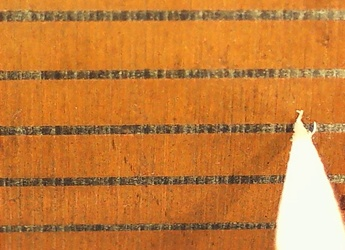
#> input picture code/test2.jpg, 345 x 250 px
$ python algorithm.py
#> lines starting #> are read from the running program, lines starting #| are printed output that depends on the picture; after the words box and inside, x2 and y2 are one past the last pixel; in counts of white or black regions, pixels touching at a corner belong together
import cv2
import numpy as np
import matplotlib.pyplot as plt
import time

# 将缺少上边缘或者下边缘的线剔除掉，
# 选择上下线策略优化，判断前后线有无
# 去除对比度增强，执行效率提升，0.01s一帧 原0.28s一帧
# 改写取样函数

src = cv2.imread("test2.jpg")
#> src is the input picture: shape (250, 345, 3); mean B, G, R 58.6, 126.3, 199.8
cv2.imshow("src1", src)
rows, cols, channels = src.shape
#> rows = 250; cols = 345; channels = 3
redsrc = src.copy()
redsrc = src[:, :, 2]
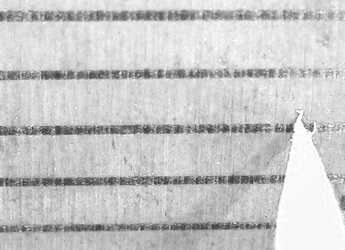
#> redsrc: shape (250, 345); min 41, max 255, mean 199.8
cv2.imshow("redsrc", redsrc)
img = redsrc.copy()
dst = redsrc.copy()
srcLine = src.copy()


a = 1.3
b = 0


dst = img.copy()

time_start=time.time()

listPixavr = []
listPix20 = []
listPix30 = []
listPix40 = []
listPix50 = []
listPix60 = []


# print(listPix)
# for i in range(len(listPix20)):
#     listPixavr.append(int((int(listPix20[i])+int(listPix30[i])+int(listPix40[i])+int(listPix50[i])+int(listPix60[i]))/5))

# 重构建取样函数

def getAvrPix():
    sampelLine = []
    x = 50
    color = 0
    for i in range(12):
        x = x + 15
        sampelLine.append(x)
        # print(sampelLine)

    for i in range(0, rows):
        for j in range(len(sampelLine)):
            color = color + int(dst[i, j])
        color = int(color/12)
        listPixavr.append(color)
#> after the loop, color = 216; listPixavr = 250 values, max 246 at index 34, min 102 at index 133, mean 207.8

getAvrPix()

lastPix = []
lastPixT = []
lastPixD = []

for i in range(0, len(listPixavr) - 1):
    subPix = int(listPixavr[i + 1]) - int(listPixavr[i])
    if subPix > 21:
        print(i)
        lastPix.append(i)
        lastPixT.append(i)
    if subPix < -27:
        print(i)
        lastPix.append(i)
        lastPixD.append(i)
#> this loop made 249 passes
#> subPix on passes 1 to 3: 19, -1, -1
#| 10
#| 20
#| 21
#| 70
#| 79
#| 80
#| 125
#| 134
#> (further printed lines are left out)
#> after the loop, lastPix = [10, 20, 21, 70, 79, 80, 125, 134, 135, 177, 185, 186, 231, 232]; lastPixD = [10, 70, 125, 177]; lastPixT = [20, 21, 79, 80, 134, 135, 185, 186, 231, 232]

print(lastPix, lastPixT, lastPixD)
#| [10, 20, 21, 70, 79, 80, 125, 134, 135, 177, 185, 186, 231, 232] [20, 21, 79, 80, 134, 135, 185, 186, 231, 232] [10, 70, 125, 177]
for j in range(4):
    for i in range(len(lastPix)):
        try:
            localPix = lastPix[i]
            print(localPix)
            if i % 2 == 0:
                if lastPix[i + 1] - lastPix[i] > 20:
                    lastPix.remove(lastPix[i])
            if lastPix[i] - lastPix[i-1] >20 :  # 前面无线
                if lastPix[i + 1] - lastPix[i] < 5:
                    lastPix.remove(lastPix[i + 1]) # 减去i+1 这条线
            if lastPix[i] - lastPix[i-1] <20 :
                if lastPix[i + 1] - lastPix[i] < 5:
                    lastPix.remove(lastPix[i]) # 减去i 这条线

        except IndexError:
            pass
#> after the loop, lastPix = [10, 21, 70, 80, 125, 135, 177, 186, 231]

print(lastPix)
#| [10, 21, 70, 80, 125, 135, 177, 186, 231]
print("24:", listPixavr[24], listPixavr[25], listPixavr[26])
#| 24: 235 237 236

for i in range(len(lastPix)):
    lastPix[i] = lastPix[i] + 1
    if i % 2 == 1:
        avrline = int((lastPix[i] - lastPix[i - 1]) / 2 + lastPix[i - 1])
        for j in range(cols):
            srcLine[avrline, j] = [255, 255, 0]
    for j in range(cols):
        srcLine[lastPix[i], j] = [0, 255, 0]
#> this loop made 9 passes
#> avrline on passes 2, 4, 6, 8: 16, 76, 131, 182
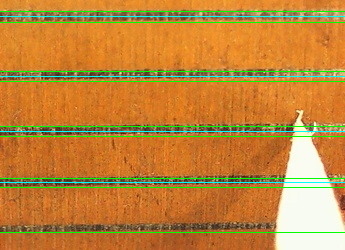
#> srcLine: shape (250, 345, 3); 5.2% of pixels changed, all inside (x1, y1, x2, y2) = (0, 11, 345, 233)
#> after the loop, lastPix = [11, 22, 71, 81, 126, 136, 178, 187, 232]

srcLineRed = srcLine[:, :, 2]
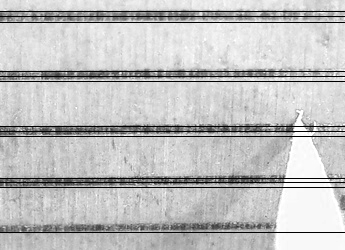
#> srcLineRed: shape (250, 345); min 0, max 255, mean 191

for i in range(rows):
    srcLine[i,20] = [255,0,0]
    srcLine[i, 40] = [255, 0, 0]
    srcLine[i, 80] = [255, 0, 0]
    srcLine[i, 100] = [255, 0, 0]
    srcLine[i, 120] = [255, 0, 0]
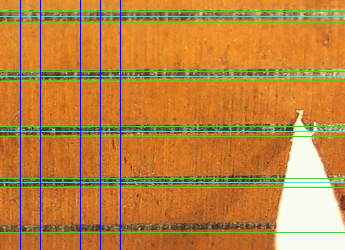
#> srcLine: shape (250, 345, 3); 1.45% of pixels changed, all inside (x1, y1, x2, y2) = (20, 0, 121, 250)

time_end=time.time()
print('totally cost',time_end-time_start)

cv2.imshow("srcLine", srcLine)
cv2.imwrite("srcLine.jpg", srcLine)


file = open('listex.txt', 'w', encoding='utf-8')
for i in range(len(listPix20)):
    file.write(str(listPix20[i]) + ';' + str(listPix30[i]) + ';' + str(listPix40[i]) + ';' + str(listPix50[i]) + ';' + str(listPix60[i]) + '\r')
file.close()

cv2.waitKey()

$ run again, with code/test.png saved as code/test2.jpg
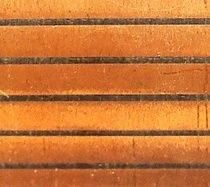
#> input picture code/test.png, 210 x 187 px
#> src is the input picture: shape (187, 210, 3); mean B, G, R 54.7, 118.1, 201.5
#> after the loop in getAvrPix, `for i in range(0, rows):`: color = 217; listPixavr = 187 values, max 276 at index 122, min 107 at index 99, mean 224
#> the loop `for i in range(0, len(listPixavr) - 1):` made 186 passes
#> subPix on passes 1 to 3: 18, 4, 0
#> (printed output is left out)
#> after the loop `for i in range(0, len(listPixavr) - 1):`: lastPix = [18, 19, 24, 25, 59, 63, 64, 94, 95, 100, 101, 129, 130, 134, 135, 136, 167, 168]; lastPixD = [18, 19, 59, 94, 95, 129, 130]; lastPixT = [24, 25, 63, 64, 100, 101, 134, 135, 136, 167, 168]
#| [18, 19, 24, 25, 59, 63, 64, 94, 95, 100, 101, 129, 130, 134, 135, 136, 167, 168] [24, 25, 63, 64, 100, 101, 134, 135, 136, 167, 168] [18, 19, 59, 94, 95, 129, 130]
#> after the loop `for j in range(4):`: lastPix = [19, 25, 59, 64, 94, 101, 129, 135, 167]
#| [19, 25, 59, 64, 94, 101, 129, 135, 167]
#| 24: 111 155 248
#> the loop `for i in range(len(lastPix)):` made 9 passes
#> avrline on passes 2, 4, 6, 8: 23, 62, 98, 133
#> after the loop `for i in range(len(lastPix)):`:
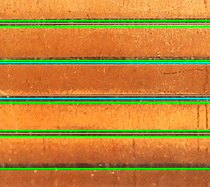
#> srcLine: shape (187, 210, 3); 6.95% of pixels changed, all inside (x1, y1, x2, y2) = (0, 20, 210, 169)
#> after the loop `for i in range(len(lastPix)):`: lastPix = [20, 26, 60, 65, 95, 102, 130, 136, 168]
#> after the loop `for i in range(rows):`:
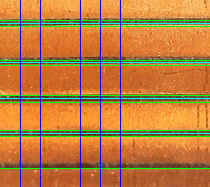
#> srcLine: shape (187, 210, 3); 2.38% of pixels changed, all inside (x1, y1, x2, y2) = (20, 0, 121, 187)
